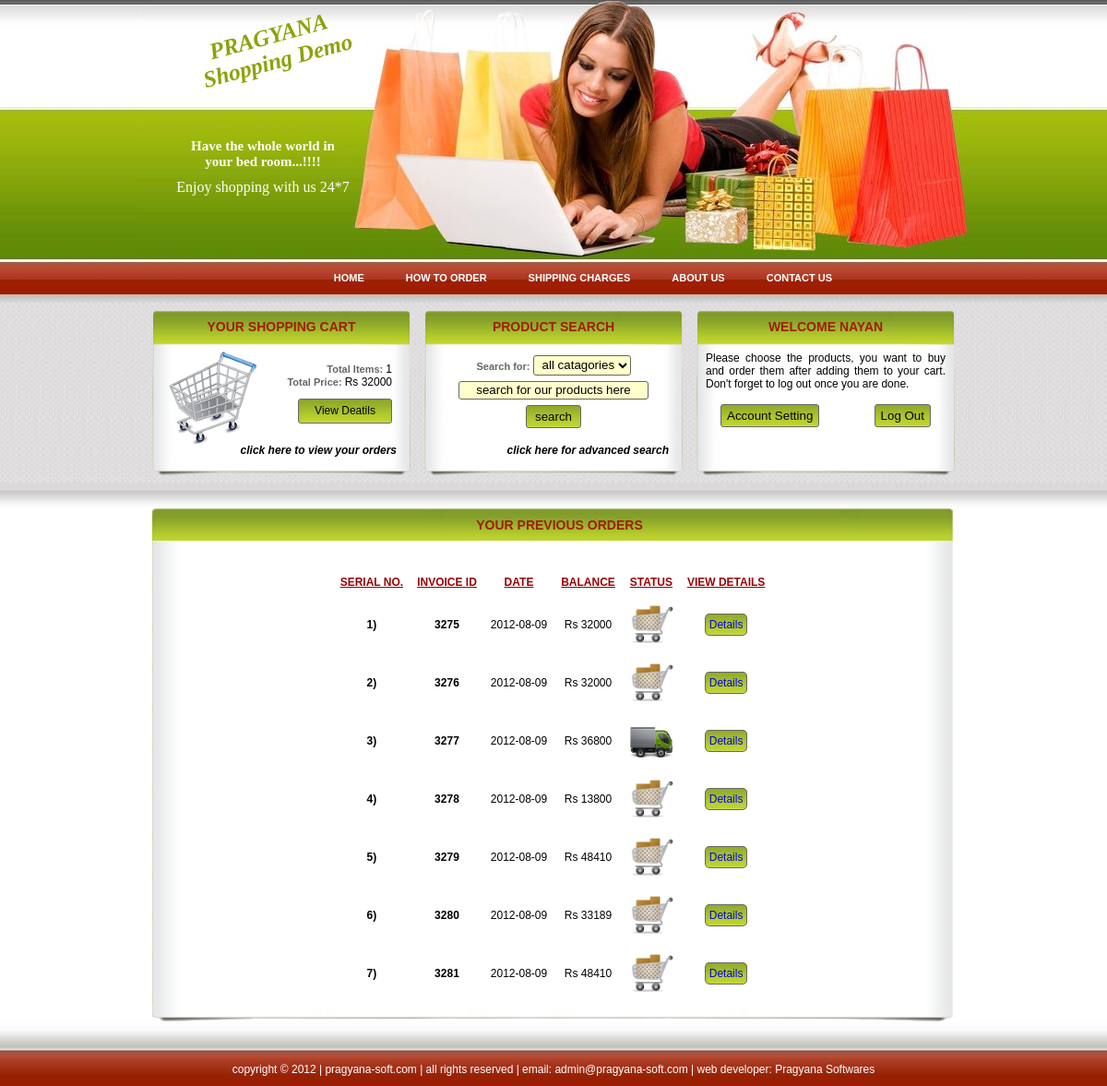
The app's page /orders.php (signed in) with its own data.
### tables this page shows
CREATE TABLE IF NOT EXISTS `user` (
  `username` varchar(35) NOT NULL,
  `password` varchar(35) NOT NULL,
  `name` varchar(70) NOT NULL,
  `last_name` varchar(20) NOT NULL,
  `gender` varchar(6) NOT NULL,
  `dob` date NOT NULL,
  `org` text NOT NULL,
  `add` text NOT NULL,
  `pin_code` text NOT NULL,
  `city` text NOT NULL,
  `state` text NOT NULL,
  `country` text NOT NULL,
  `phno` int(15) NOT NULL,
  `date` date NOT NULL,
  `last_login` date NOT NULL,
  PRIMARY KEY (`username`)
);

CREATE TABLE IF NOT EXISTS `order` (
  `id` int(9) NOT NULL,
  `user` varchar(35) NOT NULL,
  `date` date NOT NULL,
  `amount` int(15) NOT NULL,
  `payment_option` varchar(30) NOT NULL,
  `status` int(1) NOT NULL,
  `fname` text NOT NULL,
  `lname` text NOT NULL,
  `add` text NOT NULL,
  `city` text NOT NULL,
  `state` text NOT NULL,
  `country` text NOT NULL,
  `pin_code` text NOT NULL,
  `delivery_date` date DEFAULT NULL,
  `gateway` varchar(30) DEFAULT NULL,
  `transaction_id` varchar(40) DEFAULT NULL,
  PRIMARY KEY (`id`)
);

### orders.php (the view, shortened to what the rows shown need)
<?php
	include("include/top.php");
	if(isset($_REQUEST['id']))
	{
	?>
					<div id="main-content-top">
						<h4>Order Details</h4>
					</div>
					<div id="main-content-mid" style="text-align:center;">
						<br /><br />
<?php
$id=$_REQUEST['id'];
$sql="SELECT * FROM `order` WHERE id='".$id."' AND `user`='".$_SESSION['LogdUsrDet'][1]."'";
$result=mysql_query($sql);
if($row=mysql_fetch_array($result))
{
	$sql="SELECT `name`, `last_name`, `add`, `pin_code`, `city`, `state`, `country` FROM `user` WHERE `username`='".$_SESSION['LogdUsrDet'][1]."'";
	$rslt=mysql_query($sql);
	if($rw=mysql_fetch_array($rslt))
	{
	}
?>
	<table cellpadding="2" cellspacing="2" align="center" style="text-align:left; max-width:95%">
		<tr>
			<td colspan="2">
				<strong>INVOICE #<?php echo $row['id'];?></strong><br />
				Invoice Date: <?php echo $row['date'];?><br /><hr /><br />
			</td>
		</tr>
		<tr>
			<td colspan="2">
				<strong>INVOICE TO:</strong><br />
				<?php echo $rw['name'];?> <?php echo $rw['last_name'];?><br />
				<?php echo $rw['add'];?><br />
				<?php echo $rw['city'];?><br />
				<?php echo $rw['state'];?><br />
				<?php
				$sql="SELECT `long_name` FROM `country` WHERE `iso2`='".$rw['country']."'";
				$result1=mysql_query($sql);
				if($row1=mysql_fetch_array($result1))
				{
				}
				?>
				<?php echo $row1['long_name'];?><br />
				<?php echo $rw['pin_code'];?><br /><hr /><br />
			</td>
		</tr>
		<tr>
			<td colspan="2">
				<strong>SHIPPING ADDRESS:</strong><br />
				<?php echo $row['fname'];?> <?php echo $row['lname'];?><br />
				<?php echo $row['add'];?><br />
				<?php echo $row['city'];?><br />
				<?php echo $row['state'];?><br />
				<?php
				$sql="SELECT `long_name` FROM `country` WHERE `iso2`='".$row['country']."'";
				$result1=mysql_query($sql);
				if($row1=mysql_fetch_array($result1))
				{
				}
				?>
				<?php echo $row1['long_name'];?><br />
				<?php echo $row['pin_code'];?><br /><hr /><br />
			</td>
		</tr>
		<tr>
			<td>
				<strong>Description</strong>
			</td>
			<td>
				<strong>Price Per Unit</strong>
			</td>
		</tr>
		<?php
			$sql="SELECT `product`, `quantity`, `price` FROM `order_".$_SESSION['LogdUsrDet'][1]."` WHERE `order_id`='".$id."'";
			$result1=mysql_query($sql);
			$price=0;
			while($row1=mysql_fetch_array($result1))
			{
				$sql="SELECT `name` FROM `product` WHERE `id`='".$row1['product']."'";
				$result2=mysql_query($sql);
				$row2=mysql_fetch_array($result2);
				$price+=$row1['price'];
		?>
		<tr>
			<td>
				<?php echo $row2['name'];?> (Quantity: <?php echo $row1['quantity'];?>)
			</td>
			<td>
				Rs <?php echo $row1['price'];?>
			</td>
		</tr>
		<?php
			}
		?>
		<tr>
			<td align="right">
				Shipping Charges:
			</td>
			<td>
				Rs <?php echo ($row['amount']-$price);?>
			</td>
		</tr>
		<tr>
			<td align="right">
				<strong>Total Price: </strong>
			</td>
			<td>
				<strong>Rs <?php echo $row['amount'];?></strong>
			</td>
		</tr>
		<tr>
			<td colspan="2">
				<hr />
			</td>
		</tr>
	</table><br /><br />
<?php
	if($row['status']==0)
	{
	?>
	<h4>Yet Unpaid?</h4>
	<label style="padding-top:20px; color:#555555; font-size:12px; font-weight:bold; text-align:center;">SELECT PAYMENT METHOD</label><br /><br />
	<form name="PayNow" method="post" action="order-now.php">
		<select name="PaymentOption" style="width:100px; border-radius:5px;">
			<option value="PayPal">PayPal</option>
		</select><br /><br />
		<input type="hidden" name="ConfirmOrder" value="Confirm Order" />
		<input type="hidden" name="OrderID" value="<?php echo $id;?>" />
		<input type="submit" name="PayNow" value="PAY NOW" style="font-weight:bold; text-transform:uppercase; color:#990000; border:#666666 solid 1px; border-radius:15px; padding:6px 20px 6px 20px; background-image:url(img/product-bg1.png); background-repeat:no-repeat; background-position:bottom left; cursor:pointer;" />
	</form><br /><br />
	<?php
	}
}
else
{
	echo "<font color='red'>There is no such order.</font>";
}
?>
					</div>
					<div id="main-content-bottom">
					</div>
	<?php
	}
	else
	{
?>
					<div id="main-content-mid" style="text-align:center;">
						<br /><br />
						<table align="center" cellpadding="5" cellspacing="5" style="max-width:850px;">
							<?php
								$sql="SELECT `id`, `date`, `amount`, `status` FROM `shop`.`order` WHERE user='".$_SESSION['LogdUsrDet'][1]."' ORDER BY `date`";
								$result=mysql_query($sql);
								$i=0;
								while($row=mysql_fetch_array($result))
								{
									$i++;
									if($i==1)
									{
									?>
									<tr align="center" style="text-transform:uppercase; color:#990000; text-decoration:underline; font-weight:bold;">
										<td>
											Serial No.
										</td>
										<td>
											Invoice ID
										</td>
										<td>
											Date
										</td>
										<td>
											Balance
										</td>
										<td>
											Status
										</td>
										<td>
											View Details
										</td>
									</tr>
									<?php
									}
									?>
									<tr align="center">
										<td>
											<strong><?php echo $i;?>)</strong>
										</td>
										<td>
											<strong><?php echo $row['id'];?></strong>
										</td>
										<td>
											<?php echo $row['date'];?>
										</td>
										<td>
											Rs <?php echo $row['amount'];?>
										</td>
										<td>
											<?php if($row['status']==1){?><img src="admin/admin-files/delivery.png" alt="Delivered" title="Delivered" style="max-height:48px; min-height:48px;" /><?php }else{?><img src="admin/admin-files/order-bin.png" alt="Not Yet Delivered" title="Not Yet Delivered" style="max-height:48px; min-height:48px;" /><?php }?>
										</td>
										<td>
											<a style='text-decoration:none; border:#666666 solid 1px; border-radius:5px; padding:4px; background-image:url(img/product-bg1.png); background-repeat:no-repeat; background-position:bottom left;' href="orders.php?id=<?php echo $row['id'];?>">Details</a>
										</td>
									</tr>
									<?php
								}
								?>
								</table>
					</div>
<?php
	}
	include("include/bottom.php");
?>

### include/top.php (shortened to what the rows shown need)
<?php
	$ShownLimit=0;
	$LogErr="";
?>
<!DOCTYPE html PUBLIC "-//W3C//DTD XHTML 1.0 Transitional//EN" "http://www.w3.org/TR/xhtml1/DTD/xhtml1-transitional.dtd">
<html xmlns="http://www.w3.org/1999/xhtml">
<head>
<link rel="stylesheet" href="css/home.css" />
</head>
<body>
	<div id="wraper">
		<div id="head">
			<div id="head-left">
				<div id="head-left-top">
					<h1><a href="about-us.php">&nbsp;&nbsp;PRAGYANA<br />&nbsp;&nbsp;&nbsp;Shopping Demo</a></h1>
				</div>
			</div>
		</div>
	</div>
	<div id="wraper">
		<div id="body-content">
			<div id="upper-content">
		<?php
			if(!isset($_SESSION['LogdUsrDet']))
			{
		?>
				<div id="box3">
					<h4>Login Here</h4>
					<div style="height:100px;">
						<form name="UserLogIn" method="post" action="<?php echo $page;?>" onsubmit="return ValidateUserLogIn()">
						<input type="hidden" name="Operation" value="UserLogIn" />
						<input type="hidden" name="ShownLimit" value="<?php echo $ShownLimit;?>" />
						<table style="font-size:11px; font-weight:bold; color:#666666;" align="center">
							<tr>
								<td align="right">
									Email ID:
								</td>
								<td>
									<input type="text" name="txtUsrNme" value="<?php if(isset($_POST['txtUsrNme'])){echo $_POST['txtUsrNme'];}?>" maxlength="35" style="border:#666666 solid 1px; border-radius:3px; width:147px; height:15px;" />
								</td>
							</tr>
							<tr>
								<td align="right">
									Password:
								</td>
								<td>
									<input type="password" name="txtPswd" value="<?php if(isset($_POST['txtPswd'])){echo $_POST['txtPswd'];}?>" maxlength="35" style="border:#666666 solid 1px; border-radius:3px; width:147px; height:15px;" />
								</td>
							</tr>
							<tr>
								<td colspan="2" align="center">
								<span id="LogErr" style="color:#FF0000; font-size:10px; font-weight:normal;"><?php if($LogErr!=""){echo $LogErr;}?></span>
								</td>
							</tr>
							<tr>
								<td colspan="2" align="center">
									<input type="submit" value="Log In" style="border:#666666 solid 1px; border-radius:3px; width:70px; height:25px;background-image:url(img/product-bg1.png); background-repeat:no-repeat;background-position:bottom left;" />
								</td>
							</tr>
						</table>
						<?php
										if($page=="product.php")
										{
										?>
										<input type="hidden" name="op" value="<?php echo $op;?>" />
										<?php
										if(isset($_POST['ProductID']))
										{
										?>
										<input type="hidden" name="ProductID" value="<?php echo $_POST['ProductID'];?>" />
										<?php
										}
										if(isset($_POST['ProSearch']))
										{
										?>
										<input type="hidden" name="ProSearch" value="<?php echo $_POST['ProSearch'];?>" />
										<?php
										}
										if(isset($_POST['ProCat']))
										{
										?>
										<input type="hidden" name="ProCat" value="<?php echo $_POST['ProCat'];?>" />
										<?php
										}
										}
										?>
						</form>
					</div>
					<a href="signup.php">New user? click here to sign up</a>
				</div>
		<?php
			}
			else if($_SESSION['LogdUsrDet'][0]=="GenUsr")
			{
				$result=mysql_query("SELECT `name` FROM `user` WHERE `username`='".$_SESSION['LogdUsrDet'][1]."'");
				if($row=mysql_fetch_array($result))
				{
					$name=$row['name'];
				}
				$temp="";
				$temp=$temp.strpos($name, " ");
				if($temp)
				{
					$FirstName=substr($name, 0, strpos($name, " "));
				}
				else
				{
					$FirstName=$name;
				}
		?>
				<div id="box3">
					<h4>Welcome <?php echo $FirstName;?></h4>
					<div style="height:100px; padding:0 10px 0 10px; text-align:justify;">
						<p>
							Please choose the products, you want to buy and order them after adding them to your cart. Don't forget to log out once you are done.
						</p>
						<table width="90%" align="center">
							<tr>
								<td align="left">
									<form action="setting.php">
										<input type="submit" style="border:#666666 solid 1px; border-radius:3px; height:25px;background-image:url(img/product-bg1.png); background-repeat:no-repeat;background-position:bottom left;" value="Account Setting" />
									</form>
								</td>
								<td align="right">
									<form action="logout.php">
										<input type="submit" style="border:#666666 solid 1px; border-radius:3px; height:25px;background-image:url(img/product-bg1.png); background-repeat:no-repeat;background-position:bottom left;" value="Log Out" />
									</form>
								</td>
							</tr>
						</table>
					</div>
				</div>
		<?php
			}
		?>
			</div>
			<div id="lower-content">
				<div id="main-content">

### records on screen
user: name "NAYAN"
order: shows "SERIAL NO.", id "3275", date "2012-08-09", amount "32000", status 0 (drawn)
order: id "3276", date "2012-08-09", amount "32000", status 0 (drawn)
order: id "3277", date "2012-08-09", amount "36800", status 1 (drawn)
order: id "3278", date "2012-08-09", amount "13800", status 0 (drawn)
order: id "3279", date "2012-08-09", amount "48410", status 0 (drawn)
order: id "3280", date "2012-08-09", amount "33189", status 0 (drawn)
order: id "3281", date "2012-08-09", amount "48410", status 0 (drawn)

### other values on screen
$CartCount "1"
$CartPrice "32000"
